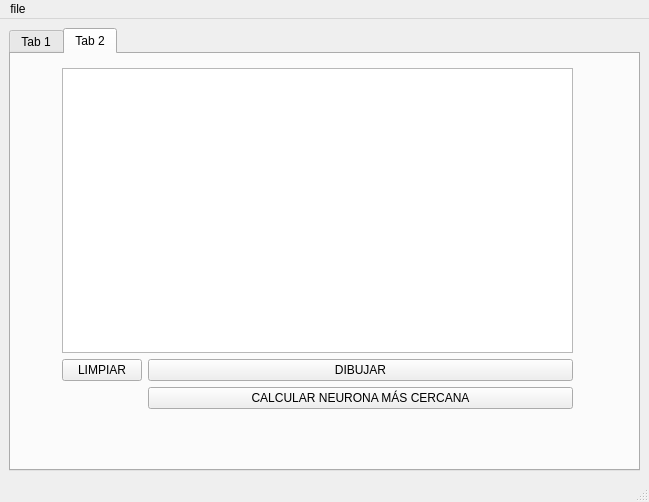
<?xml version="1.0" encoding="UTF-8"?>
<ui version="4.0">
 <class>MainWindow</class>
 <widget class="QMainWindow" name="MainWindow">
  <property name="geometry">
   <rect>
    <x>0</x>
    <y>0</y>
    <width>649</width>
    <height>502</height>
   </rect>
  </property>
  <property name="windowTitle">
   <string>MainWindow</string>
  </property>
  <widget class="QWidget" name="centralwidget">
   <layout class="QGridLayout" name="gridLayout">
    <item row="0" column="0">
     <layout class="QVBoxLayout" name="verticalLayout_4">
      <item>
       <widget class="QTabWidget" name="tabWidget">
        <property name="currentIndex">
         <number>1</number>
        </property>
        <widget class="QWidget" name="tab_3">
         <attribute name="title">
          <string>Tab 1</string>
         </attribute>
         <widget class="QWidget" name="layoutWidget">
          <property name="geometry">
           <rect>
            <x>0</x>
            <y>0</y>
            <width>136</width>
            <height>215</height>
           </rect>
          </property>
          <layout class="QFormLayout" name="formLayout">
           <item row="0" column="0">
            <layout class="QVBoxLayout" name="verticalLayout">
             <item>
              <widget class="QLabel" name="label">
               <property name="text">
                <string>ID</string>
               </property>
              </widget>
             </item>
             <item>
              <widget class="QLabel" name="label_2">
               <property name="text">
                <string>VOLTAJE</string>
               </property>
              </widget>
             </item>
             <item>
              <widget class="QLabel" name="label_3">
               <property name="text">
                <string>POSICION X</string>
               </property>
              </widget>
             </item>
             <item>
              <widget class="QLabel" name="label_4">
               <property name="text">
                <string>POSICION Y</string>
               </property>
              </widget>
             </item>
             <item>
              <widget class="QLabel" name="label_5">
               <property name="text">
                <string>RED</string>
               </property>
              </widget>
             </item>
             <item>
              <widget class="QLabel" name="label_6">
               <property name="text">
                <string>GREEN </string>
               </property>
              </widget>
             </item>
             <item>
              <widget class="QLabel" name="label_7">
               <property name="text">
                <string>BLUE</string>
               </property>
              </widget>
             </item>
            </layout>
           </item>
           <item row="0" column="1">
            <layout class="QVBoxLayout" name="verticalLayout_2">
             <item>
              <widget class="QSpinBox" name="id">
               <property name="maximum">
                <number>999</number>
               </property>
              </widget>
             </item>
             <item>
              <widget class="QDoubleSpinBox" name="volt">
               <property name="maximum">
                <double>999.000000000000000</double>
               </property>
              </widget>
             </item>
             <item>
              <widget class="QSpinBox" name="pos_x">
               <property name="maximum">
                <number>999</number>
               </property>
              </widget>
             </item>
             <item>
              <widget class="QSpinBox" name="pos_y">
               <property name="maximum">
                <number>999</number>
               </property>
              </widget>
             </item>
             <item>
              <widget class="QSpinBox" name="red">
               <property name="maximum">
                <number>999</number>
               </property>
              </widget>
             </item>
             <item>
              <widget class="QSpinBox" name="green">
               <property name="maximum">
                <number>999</number>
               </property>
              </widget>
             </item>
             <item>
              <widget class="QSpinBox" name="blue">
               <property name="maximum">
                <number>999</number>
               </property>
              </widget>
             </item>
            </layout>
           </item>
          </layout>
         </widget>
         <widget class="QPushButton" name="busId">
          <property name="geometry">
           <rect>
            <x>137</x>
            <y>365</y>
            <width>243</width>
            <height>24</height>
           </rect>
          </property>
          <property name="text">
           <string>BUSCAR POR ID</string>
          </property>
         </widget>
         <widget class="QWidget" name="layoutWidget">
          <property name="geometry">
           <rect>
            <x>0</x>
            <y>221</y>
            <width>130</width>
            <height>86</height>
           </rect>
          </property>
          <layout class="QVBoxLayout" name="verticalLayout_3">
           <item>
            <widget class="QPushButton" name="agregarFinal">
             <property name="text">
              <string>AGREGAR AL FINAL </string>
             </property>
            </widget>
           </item>
           <item>
            <widget class="QPushButton" name="agregarInicio">
             <property name="text">
              <string>AGREGAR AL INICIO</string>
             </property>
            </widget>
           </item>
           <item>
            <widget class="QPushButton" name="bmostrar">
             <property name="text">
              <string>MOSTRAR</string>
             </property>
            </widget>
           </item>
          </layout>
         </widget>
         <widget class="QLineEdit" name="lineId">
          <property name="geometry">
           <rect>
            <x>386</x>
            <y>365</y>
            <width>244</width>
            <height>24</height>
           </rect>
          </property>
         </widget>
         <widget class="QPlainTextEdit" name="seeBox">
          <property name="geometry">
           <rect>
            <x>137</x>
            <y>-1</y>
            <width>243</width>
            <height>309</height>
           </rect>
          </property>
         </widget>
         <widget class="QTableWidget" name="tableWidget">
          <property name="geometry">
           <rect>
            <x>386</x>
            <y>-1</y>
            <width>244</width>
            <height>309</height>
           </rect>
          </property>
         </widget>
         <widget class="QPushButton" name="or_Id">
          <property name="geometry">
           <rect>
            <x>190</x>
            <y>330</y>
            <width>111</width>
            <height>24</height>
           </rect>
          </property>
          <property name="text">
           <string>ORDENAR POR ID</string>
          </property>
         </widget>
         <widget class="QPushButton" name="or_vol">
          <property name="geometry">
           <rect>
            <x>440</x>
            <y>330</y>
            <width>131</width>
            <height>24</height>
           </rect>
          </property>
          <property name="text">
           <string>ORDENAR POR VOLTAJE</string>
          </property>
         </widget>
        </widget>
        <widget class="QWidget" name="tab_4">
         <attribute name="title">
          <string>Tab 2</string>
         </attribute>
         <widget class="QWidget" name="layoutWidget">
          <property name="geometry">
           <rect>
            <x>51</x>
            <y>14</y>
            <width>511</width>
            <height>341</height>
           </rect>
          </property>
          <layout class="QFormLayout" name="formLayout_2">
           <item row="0" column="0" colspan="2">
            <widget class="QGraphicsView" name="graphicsView"/>
           </item>
           <item row="1" column="0">
            <widget class="QPushButton" name="pushButton_2">
             <property name="text">
              <string>LIMPIAR</string>
             </property>
            </widget>
           </item>
           <item row="1" column="1">
            <widget class="QPushButton" name="pushButton">
             <property name="text">
              <string>DIBUJAR</string>
             </property>
            </widget>
           </item>
           <item row="2" column="1">
            <widget class="QPushButton" name="neuronaCercana">
             <property name="text">
              <string>CALCULAR NEURONA MÁS CERCANA</string>
             </property>
            </widget>
           </item>
          </layout>
         </widget>
        </widget>
       </widget>
      </item>
     </layout>
    </item>
   </layout>
  </widget>
  <widget class="QMenuBar" name="menubar">
   <property name="geometry">
    <rect>
     <x>0</x>
     <y>0</y>
     <width>649</width>
     <height>21</height>
    </rect>
   </property>
   <widget class="QMenu" name="menufile">
    <property name="title">
     <string>file</string>
    </property>
    <addaction name="actionCargar"/>
    <addaction name="actionguardar"/>
   </widget>
   <addaction name="menufile"/>
  </widget>
  <widget class="QStatusBar" name="statusbar"/>
  <action name="actionCargar">
   <property name="text">
    <string>Cargar</string>
   </property>
  </action>
  <action name="actionguardar">
   <property name="text">
    <string>guardar</string>
   </property>
  </action>
 </widget>
 <resources/>
 <connections/>
</ui>
